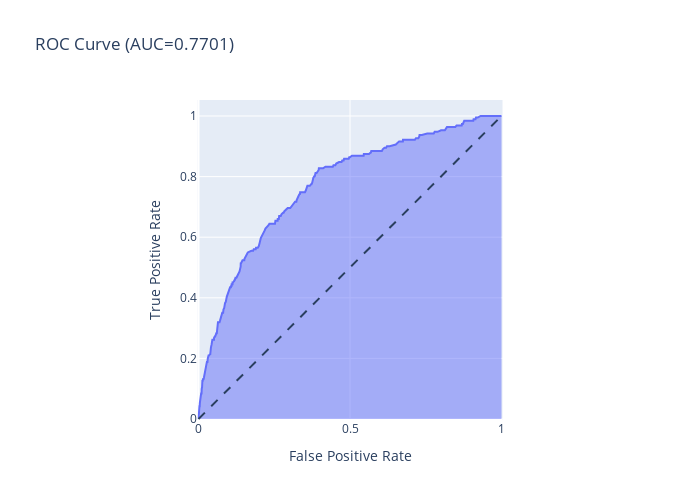

The cell this chart's notebook holds for it:
### Code cell
from sklearn.metrics import roc_curve, auc


fpr, tpr, thresholds = roc_curve(ytest,  gb.predict_proba(Xtest)[:,1])

#Plot ROC AUC Curve 
fig = px.area(
    x=fpr, y=tpr,
    title=f'ROC Curve (AUC={auc(fpr, tpr):.4f})',
    labels=dict(x='False Positive Rate', y='True Positive Rate'),
    width=700, height=500
)
fig.add_shape(
    type='line', line=dict(dash='dash'),
    x0=0, x1=1, y0=0, y1=1
)

fig.update_yaxes(scaleanchor="x", scaleratio=1)
fig.update_xaxes(constrain='domain')
fig.show()

### Figure 1 — Plotly figure (JSON) as saved in the notebook; plotly's stock layout.template omitted (floating-point values rounded to 4 significant figures; data arrays with more than 128 entries replaced by an {"elided": "..."} marker saying what was removed)
{"data": [{"hovertemplate": "False Positive Rate=%{x}<br>True Positive Rate=%{y}<extra></extra>", "legendgroup": "", "line": {"color": "#636efa"}, "marker": {"symbol": "circle"}, "mode": "lines", "name": "", "orientation": "v", "showlegend": false, "stackgroup": "1", "type": "scatter", "x": {"elided": "647 float values"}, "xaxis": "x", "y": {"elided": "647 float values"}, "yaxis": "y"}], "layout": {"height": 500, "legend": {"tracegroupgap": 0}, "shapes": [{"line": {"dash": "dash"}, "type": "line", "x0": 0, "x1": 1, "y0": 0, "y1": 1}], "title": {"text": "ROC Curve (AUC=0.7701)"}, "width": 700, "xaxis": {"anchor": "y", "constrain": "domain", "domain": [0, 1], "title": {"text": "False Positive Rate"}}, "yaxis": {"anchor": "x", "domain": [0, 1], "scaleanchor": "x", "scaleratio": 1, "title": {"text": "True Positive Rate"}}}}
